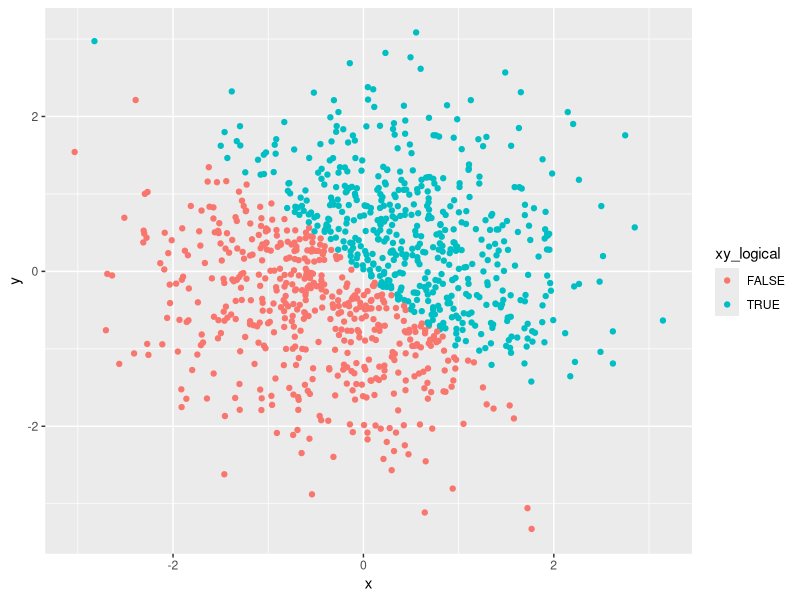
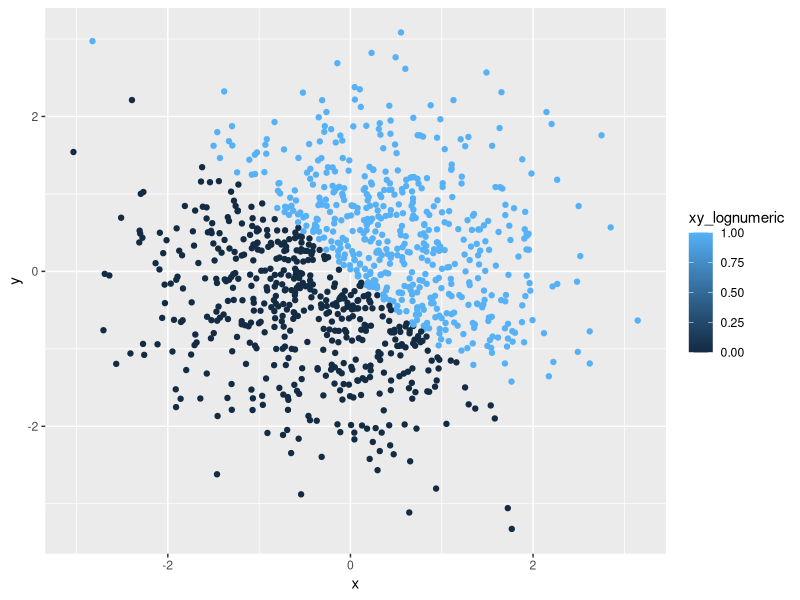
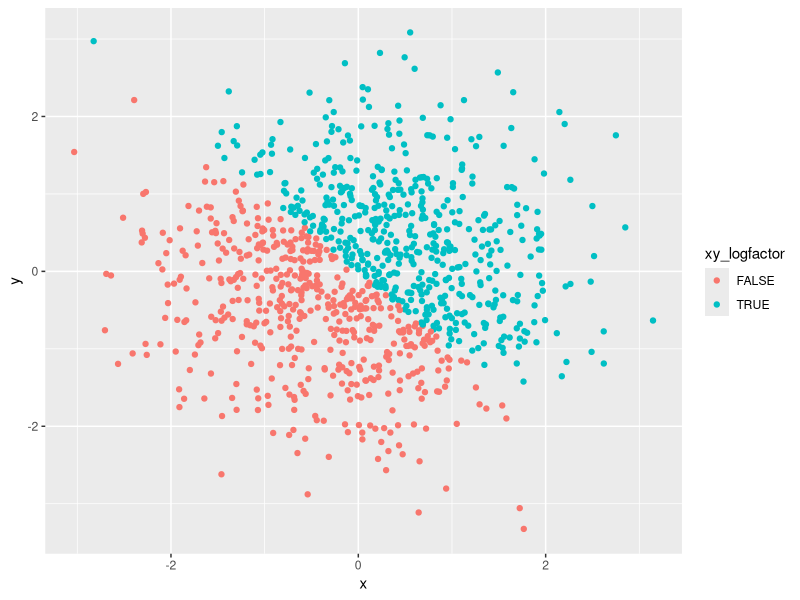
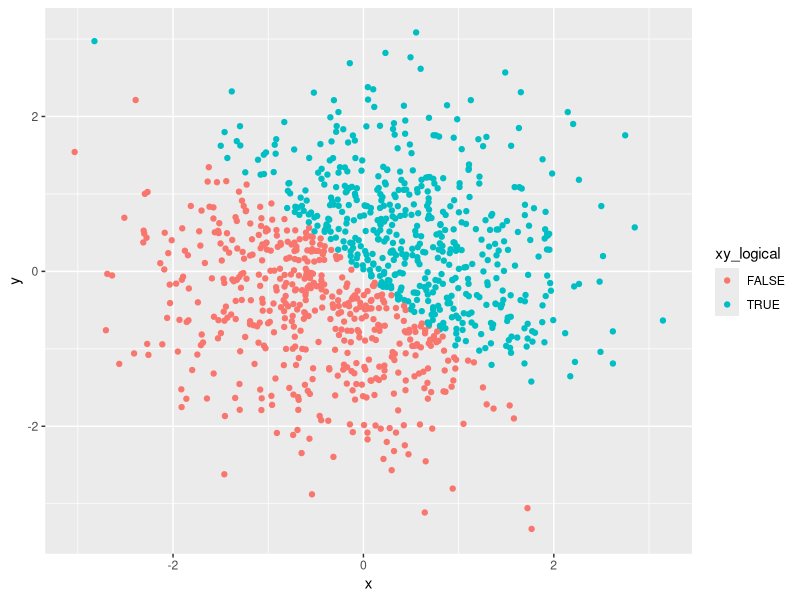

These charts were generated, in order, by the following R code:
## ---- chunk 1
library(tidyverse)
problem1_df = tibble(
  sample_numeric = runif(10, min = 0, max = 5),
  sample_logical = (sample_numeric > 2),
  sample_char = character(length = 10),
  sample_factor = factor(x = sample_char)
)
## ---- chunk 2
mean(problem1_df$sample_numeric)
mean(problem1_df$sample_logical)
mean(problem1_df$sample_char)
mean(problem1_df$sample_factor)
## ---- chunk 3
as.numeric(problem1_df$sample_logical)
as.numeric(problem1_df$sample_char)
as.numeric(problem1_df$sample_factor)
## ---- chunk 4
as.numeric(as.factor(problem1_df$sample_char))
as.numeric(as.character(problem1_df$sample_factor))
## ---- chunk 5
problem2_df = tibble(
  x = rnorm(1000),
  y = rnorm(1000),
  xy_logical = ((x+y) > 0),
  xy_lognumeric = as.numeric(xy_logical),
  xy_logfactor = as.factor(xy_logical)
)
## ---- chunk 6
ggplot(problem2_df, aes(x = x, y = y, color = xy_logical)) + geom_point()
ggplot(problem2_df, aes(x = x, y = y, color = xy_lognumeric)) + geom_point()
ggplot(problem2_df, aes(x = x, y = y, color = xy_logfactor)) + geom_point()
## ---- chunk 7
ggsave('scatterplot of y vs x colored by logical.pdf', plot = ggplot(problem2_df, aes(x = x, y = y, color = xy_logical)) + geom_point())
